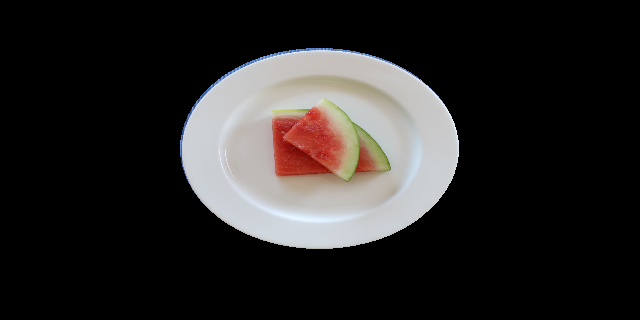
#> input picture data/02.png, 640 x 320 px
$ python domingotest.py
#> lines starting #> are read from the running program, lines starting #| are printed output that depends on the picture; after the words box and inside, x2 and y2 are one past the last pixel; in counts of white or black regions, pixels touching at a corner belong together
import cv2 as cv
import numpy as np

from matplotlib import pyplot as plt

def filterLabelNum(stat, labelNum, minSize) :

    filteredLabelNum = []

    sizes = stat[1:, -1]

    for i in range(1, labelNum) :
        if sizes[i-1] >= minSize :
            filteredLabelNum.append(i)

    return filteredLabelNum

def computeCCL(labelNum, label):
    for i in range(0, len(label)) :
        for j in range(0, len(label[i])) :
            if label[i][j] not in labelNum :
                label[i][j] = 0

    labelCol = np.uint8(255 * label/np.max(label))
    blankCol = 255 * np.ones_like(labelCol)
    ccl      = cv.merge([labelCol, blankCol, blankCol])
    ccl[labelCol == 0] = 0

    return ccl

def module1(img) :

    kr = 0.2989
    kg = 0.5870
    kb = 0.1140

    for i in range(0, img.shape[0]) :
        for j in range(1, img.shape[1]) :
            pixel = img[i][j]
            pixel = [
                pixel[0] * kb +
                pixel[1] * kg +
                pixel[2] * kr
            ]
            img[i][j] = pixel

    return img

def module3(img) :
    # Connected Components Labelling
    labelNum, label, stat, centroid = cv.connectedComponentsWithStats(img, 8)
    # Discard small connected components
    filteredLabelNum = filterLabelNum(stat, labelNum, 2500)
    # Compute CCL image
    ccl = computeCCL(filteredLabelNum, label)
    # Closing
    kernel = cv.getStructuringElement(cv.MORPH_ELLIPSE, (7, 7))
    closing = cv.morphologyEx(ccl, cv.MORPH_CLOSE, kernel)

    return closing

if __name__ == "__main__" :
    # Read the colored image
    img = cv.imread('data/02.png')
#> img is the input picture: shape (320, 640, 3); mean B, G, R 38.2, 39, 41.2
    # Resize the image to 500 by 500 pixels
    resized = cv.resize(img, (500, 500))
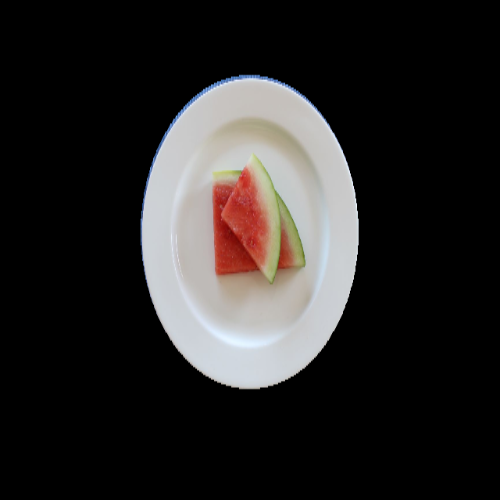
#> resized: shape (500, 500, 3); mean B, G, R 38.2, 38.9, 41.2
    # Computation of a high contrast monochrome image
    res1 = module1(resized)
#> after the loop in module1, `for i in range(0, img.shape[0]) :`:
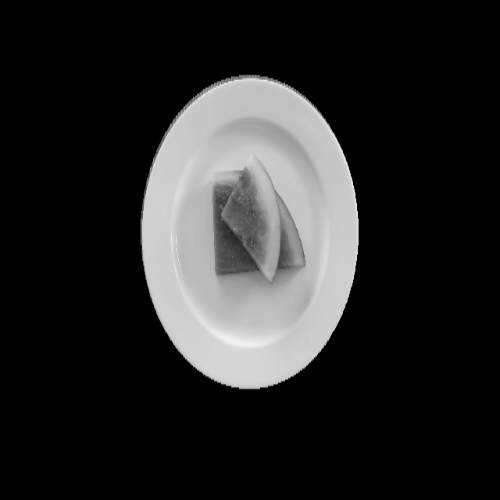
#> img: shape (500, 500, 3); min 0, max 244, mean 39.4
    res1 = cv.cvtColor(res1, cv.COLOR_BGR2GRAY)
    # [6 lines of commented-out code are left out]
    res2 = cv.Canny(res1, 50, 200)
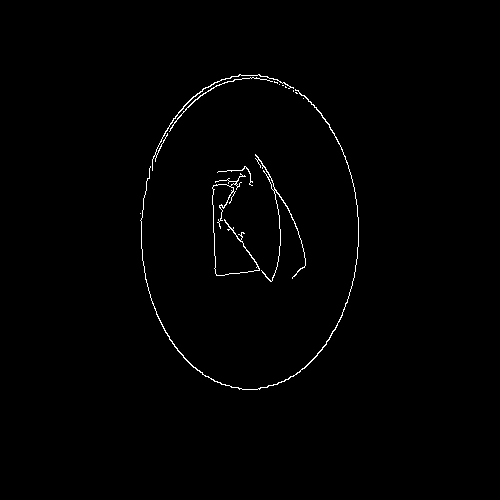
#> res2: shape (500, 500); 0.8% white in thin lines or dots, all inside (x1, y1, x2, y2) = (140, 74, 359, 390)
    # Morphological operation
    # noise removal
    kernel = np.ones((3,3),np.uint8)
    opening = cv.morphologyEx(res2,cv.MORPH_OPEN,kernel, iterations = 2)
#> opening: shape (500, 500); every value is 0
    # sure background area
    sure_bg = cv.dilate(opening,kernel,iterations=3)
    # Finding sure foreground area
    dist_transform = cv.distanceTransform(opening,cv.DIST_L2,5)
#> dist_transform: shape (500, 500) float32; every value is 0
    ret, sure_fg = cv.threshold(dist_transform,0.7*dist_transform.max(),255,0)
    # Finding unknown region
    sure_fg = np.uint8(sure_fg)
    unknown = cv.subtract(sure_bg,sure_fg)
    # res3 = module3(res2)
    # res3 = cv.cvtColor(res3, cv.COLOR_BGR2GRAY)
    # Watershed segmentation
    # Marker labelling
    ret, markers = cv.connectedComponents(sure_fg)
#> ret = 1
    # Add one to all labels so that sure background is not 0, but 1
    markers = markers+1
#> markers: shape (500, 500) int32; every value is 1
    # Now, mark the region of unknown with zero
    markers[unknown==255] = 0
    markers = cv.watershed(resized,markers)
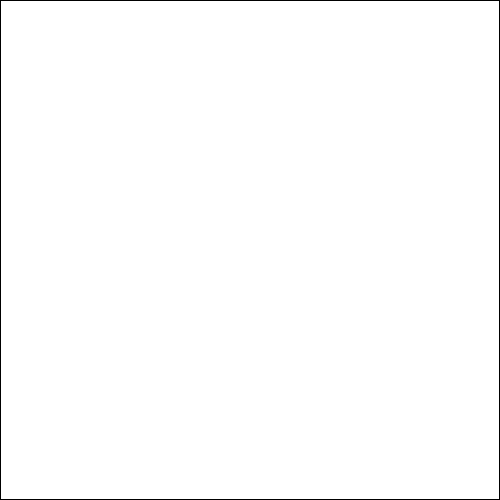
#> markers: shape (500, 500) int32; values -1 (black) and 1 (white), 99.2% white; black in thin lines or dots
    resized[markers == -1] = [255,0,0]
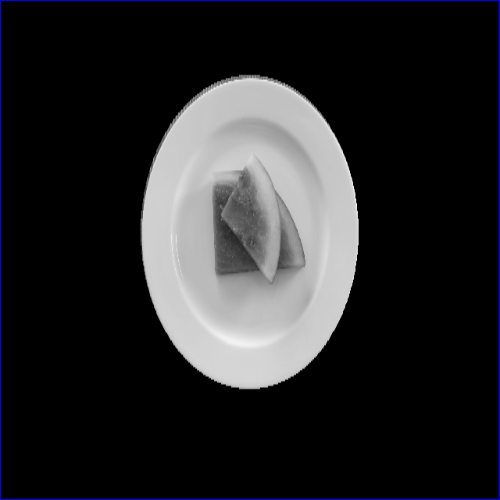
#> resized: shape (500, 500, 3); 0.8% of pixels changed, all inside (x1, y1, x2, y2) = (0, 0, 500, 500)
    # Displaying results

    plt.subplot(121)
    plt.imshow(cv.cvtColor(img, cv.COLOR_BGR2RGB))
    plt.title('Input')
    plt.subplot(122)
    # plt.imshow(cv.cvtColor(resized, cv.COLOR_BGR2RGB))
    plt.imshow(markers)
    plt.title('Watershed')

    # [12 lines of commented-out code are left out]

    plt.show()
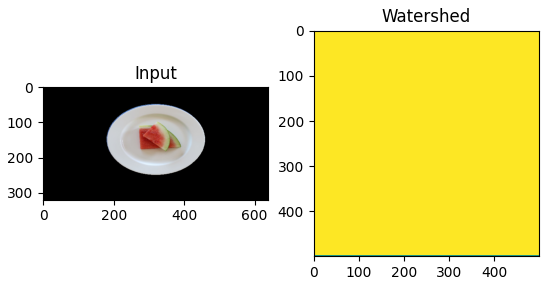
#> figure drawn by matplotlib, 2 panels
